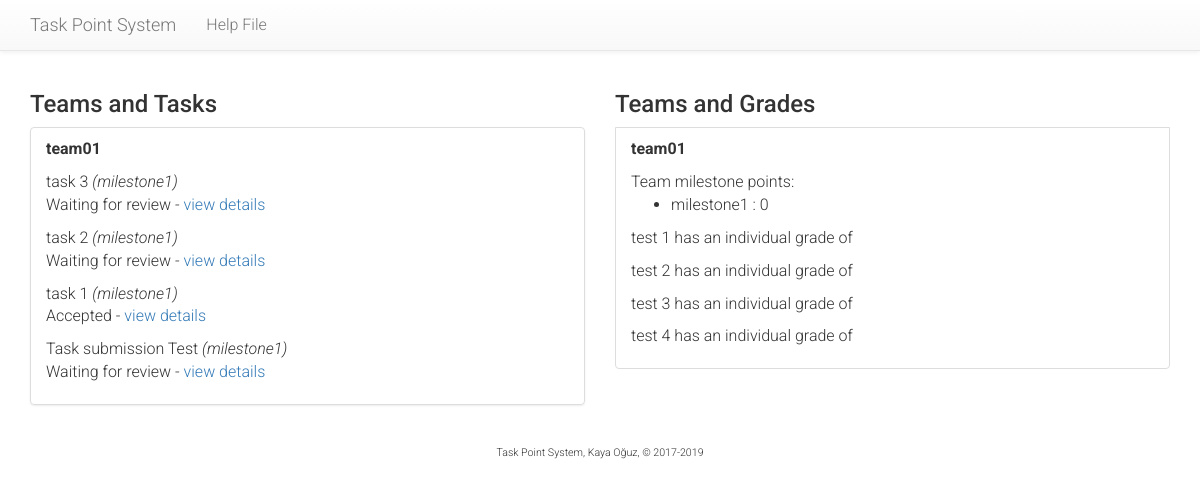
/tasks/view-all-teams/ (signed in), run on the app's committed database.
### tasks/models.py (models this page shows, shortened)
class Team(models.Model):
    course = models.ForeignKey(Course, on_delete=models.CASCADE)
    name = models.CharField("Team Name", max_length=128)
    github = models.CharField("Git Page", max_length=256, null=True)
    supervisor = models.ForeignKey(Supervisor, on_delete=models.SET_NULL, blank=True, null=True)
    team_size = models.PositiveSmallIntegerField("Team size", default=4, validators=[MaxValueValidator(99), MinValueValidator(1)])
    def get_all_task_points(self, m):
        p = 0
        for task in self.task_set.all().filter(milestone=m):
            p = p + task.get_points()
        return p
    def get_all_accepted_points(self, m):
        p = 0
        for task in self.task_set.all().filter(milestone=m):
            if task.status == 5:
                p = p + task.get_points()
        return p
    def get_milestone_list(self):
        milestone_list = {}
        for m in self.course.milestone_set.all():
            milestone_list[m.name] = self.get_team_grade(m)
        return milestone_list
    def get_team_grade(self, m):
        g = 0
        if self.get_all_task_points(m) > 0:
            g = round((self.get_all_accepted_points(m) / self.get_all_task_points(m)) * 100)
        return g

class Task(models.Model):
    PRIORITY = (
        (3, 'Urgent'),
        (2, 'Planned'),
        (1, 'Low'),
    )
    DIFFICULTY = (
        (3, 'Difficult'),
        (2, 'Normal'),
        (1, 'Easy'),
    )
    STATUS = (
        (1, "Review"),
        (2, "Working on it"),
        (3, "Waiting for review"),
        (4, "Waiting for supervisor grade"),
        (5, "Rejected"),
        (6, "Accepted"),
    )
    milestone = models.ForeignKey(Milestone, on_delete=models.CASCADE)
    creator = models.ForeignKey(User, related_name='creator', on_delete=models.SET_NULL, blank=True, null=True)
    assignee = models.ForeignKey(
        Developer,
        on_delete=models.CASCADE,
        related_name='assignee',
        verbose_name="Assigned to"
    )
    team = models.ForeignKey(Team, on_delete=models.CASCADE)
    title = models.CharField("Brief task name", max_length=256)
    description = models.TextField("Description")
    due = models.DateField("Due Date", validators=[past_date_validator])
    date = models.DateTimeField("Created on", auto_now_add=True)
    completed = models.DateTimeField("Completed on", auto_now=True, blank=True, null=True)
    priority = models.PositiveSmallIntegerField("Priority", choices=PRIORITY, default=2)
    difficulty = models.PositiveSmallIntegerField("Difficulty", choices=DIFFICULTY, default=2)
    modifier = models.PositiveSmallIntegerField(
        "Modifier",
        default=3,
        validators=[MaxValueValidator(5), MinValueValidator(1)]
    )
    status = models.PositiveSmallIntegerField("Status", choices=STATUS, default=1)
    valid = models.BooleanField("Is Valid", default=False)
    def get_points(self):
        return (self.difficulty*self.priority)+self.modifier

class Milestone(models.Model):
    course = models.ForeignKey(Course, on_delete=models.CASCADE)
    name = models.CharField("Milestone", max_length=128)
    description = models.TextField("Milestone details")
    weight = models.PositiveSmallIntegerField(
        "Weight",
        default=10,
        validators=[MaxValueValidator(100), MinValueValidator(1)]
    )
    due = models.DateField("Due Date")

class Developer(models.Model):
    id = models.CharField("ID", max_length=12, primary_key=True)
    user = models.OneToOneField(User, on_delete=models.CASCADE)
    team = models.ForeignKey(Team, on_delete=models.SET_NULL, blank=True, null=True)
    def __str__(self):
        return self.get_name()
    def get_name(self):
        return self.user.first_name + " " + self.user.last_name

### tasks/views.py (the view)
@login_required
def view_all_teams(request):
    if not request.user.is_superuser:
        leave_site(request)
        return HttpResponseRedirect('/tasks/')
    context = {
        'page_title': 'All teams and their points',
        'teams': Team.objects.all(),
        'developers': Developer.objects.all(),
        'milestones': Milestone.objects.all(),
    }
    return render(request, 'tasks/view_all_teams.html', context)

### tasks/templates/tasks/view_all_teams.html (shortened to what this page needs)
{% extends "tasks/base.html" %}
{% block leftcontent %}
<h3>Teams and Tasks</h3>
<ul class="list-group">
{% for team in teams %}
  <li class="list-group-item">
    <p><b>{{ team.name }}</b></p>
    {% for t in team.task_set.all %}
      <p>{{ t.title }} <i>({{t.milestone.name}})</i><br />
        {{t.get_status_display}} - <a href="{% url 'tasks:view-task' t.id %}">view details</a></p>
    {% endfor %}
  </li>
{% endfor %}
</ul>
{% endblock %}
{% block rightcontent %}
<h3>Teams and Grades</h3>
{% for team in teams %}
  <li class="list-group-item">
    <p><b>{{ team.name }}</b></p>
    Team milestone points:
    <ul>
    {% for m, g in team.get_milestone_list.items %}
      <li> {{ m }} : {{ g }}</li>
    {% endfor %}
    </ul>
    {% for d in team.developer_set.all %}
      <p>{{ d }} has an individual grade of {{ d.getProjectGrade }}</p>
    {% endfor %}
  </li>
{% endfor %}
{% endblock %}

### tasks/static/tasks/style.css (style rules this page uses)
body, div, p, td, li { font-family: "Roboto"; font-weight: 300; font-size: 12pt; }

### data on the page
Team: name "team01", get_milestone_list "0"
Task: title "task 3", milestone.name "milestone1", status "Waiting for review"
Task: title "task 2", milestone.name "milestone1", status "Waiting for review"
Task: title "task 1", milestone.name "milestone1", status "Accepted"
Task: title "Task submission Test", milestone.name "milestone1", status "Waiting for review"
Milestone: get_milestone_list "milestone1"
Developer: user.last_name "test 1"
Developer: user.last_name "test 2"
Developer: user.last_name "test 3"
Developer: user.last_name "test 4"
